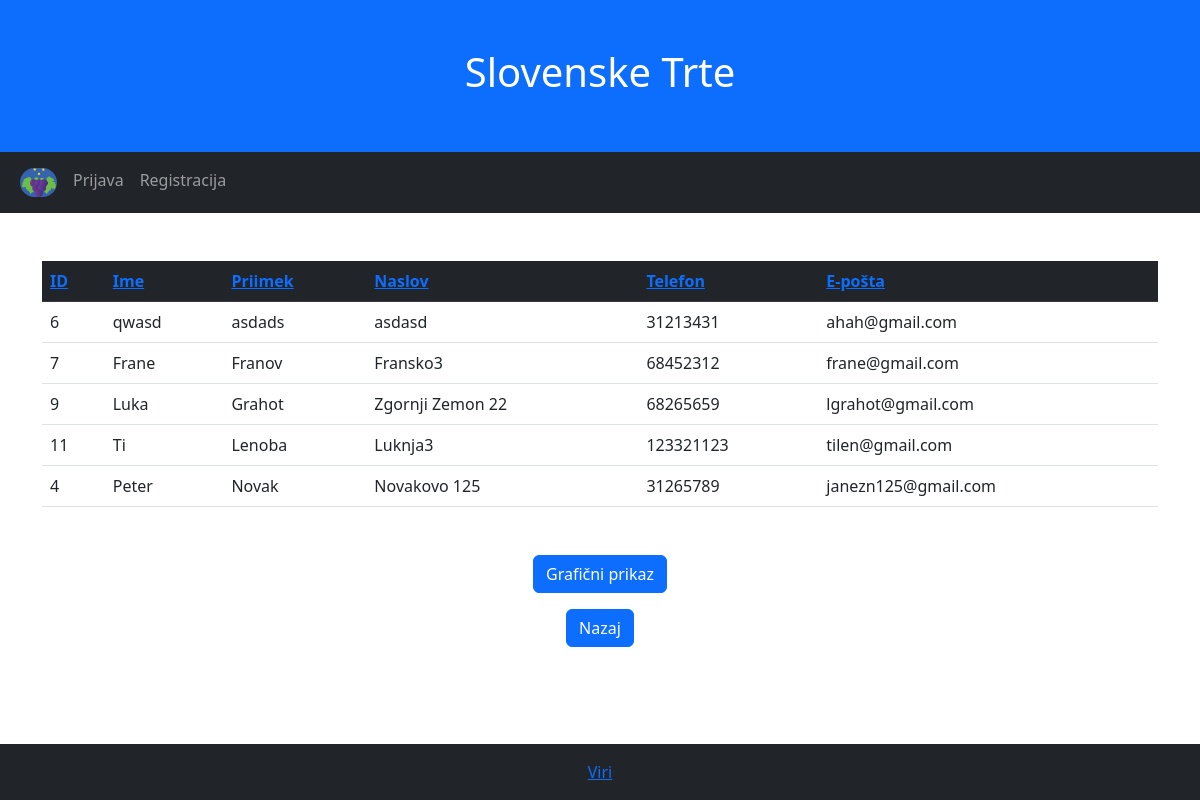
The app's page /vinogradniki.php?atribut=priimek&smer=ASC with its own data.
### tables this page shows
CREATE TABLE `vinogradnik` (
  `ID` int(5) NOT NULL,
  `ime` varchar(35) NOT NULL,
  `priimek` varchar(35) NOT NULL,
  `naslov` varchar(50) NOT NULL,
  `telefon` int(15) NOT NULL,
  `e_posta` varchar(50) NOT NULL,
  `uporabnisko_ime` varchar(50) NOT NULL,
  `geslo` varchar(50) NOT NULL
);

### vinogradniki.php (the view, shortened to what this page needs)
<?php
$conn = mysqli_connect('localhost', 'id21675710_trte', 'Trte123&', 'id21675710_slovensketrte');
$stmt = mysqli_prepare($conn, "SELECT ID, ime, priimek, naslov, telefon, e_posta FROM vinogradnik");
mysqli_stmt_execute($stmt);
$result = mysqli_stmt_get_result($stmt);
$atribut = isset($_GET['atribut']) ? $_GET['atribut'] : 'ID';
$smer = isset($_GET['smer']) ? $_GET['smer'] : 'ASC';
$data = array();
while ($row = mysqli_fetch_assoc($result)) {
  $data[] = $row;
}
usort($data, 'cmp');
?>
<!DOCTYPE html>
<html lang="en">
<head>
  <link href="https://cdn.jsdelivr.net/npm/bootstrap@5.2.3/dist/css/bootstrap.min.css" rel="stylesheet">
</head>
<body>
<div class="container-fluid p-5 bg-primary text-white text-center">
  <h1>Slovenske Trte</h1>
</div>
<nav class="navbar navbar-expand-sm bg-dark navbar-dark">
  <div class="container-fluid">
    <ul class="navbar-nav" id = "nav-items">
      <li class="nav-item">
        <a class="nav-link active" href="index.php">
        <img src="Slike/logo.png" alt="Avatar Logo" style="width:37px;" class="rounded-pill">
        </a>
      </li>
      <?php if(isset($_SESSION['vinogradnik_ID'])): ?>
      <li class="nav-item">
        <a class="nav-link" href="odjava.php">Odjava</a>
      </li>
      <?php else: ?>
      <li class="nav-item">
        <a class="nav-link" href="prijava.php">Prijava</a>
      </li>
      <li class="nav-item">
        <a class="nav-link" href="registracija.php">Registracija</a>
      </li>
      <?php endif; ?>
    </ul>
  </div>
</nav>
<div class="container mt-5">
  <table class="table">
    <thead class="table-dark">
      <tr>
        <th><a href="?atribut=ID&smer=<?php echo $atribut == 'ID' && $smer == 'ASC' ? 'DESC' : 'ASC'; ?>">ID</a></th>
        <th><a href="?atribut=ime&smer=<?php echo $atribut == 'ime' && $smer == 'ASC' ? 'DESC' : 'ASC'; ?>">Ime</a></th>
        <th><a href="?atribut=priimek&smer=<?php echo $atribut == 'priimek' && $smer == 'ASC' ? 'DESC' : 'ASC'; ?>">Priimek</a></th>
        <th><a href="?atribut=naslov&smer=<?php echo $atribut == 'naslov' && $smer == 'ASC' ? 'DESC' : 'ASC'; ?>">Naslov</a></th>
        <th><a href="?atribut=telefon&smer=<?php echo $atribut == 'telefon' && $smer == 'ASC' ? 'DESC' : 'ASC'; ?>">Telefon</a></th>
        <th><a href="?atribut=e_posta&smer=<?php echo $atribut == 'e_posta' && $smer == 'ASC' ? 'DESC' : 'ASC'; ?>">E-pošta</a></th>
      </tr>
    </thead>
    <tbody>
      <?php foreach ($data as $row){ ?>
            <tr>
                <td><?php echo $row['ID']; ?></td>
                <td><?php echo $row['ime']; ?></td>
                <td><?php echo $row['priimek']; ?></td>
                <td><?php echo $row['naslov']; ?></td>
                <td><?php echo $row['telefon']; ?></td>
                <td><?php echo $row['e_posta']; ?></td>
            </tr>
        <?php } ?>
    </tbody>
  </table>
</div>
<div class="container mt-5 text-center">
  <button id="graf" type="button" class="btn btn-primary" name="graf">Grafični prikaz</button>
</div>
<div class="container mt-3 mb-3 text-center">
  <button id="nazaj" class="btn btn-primary">Nazaj</button>
</div>
<div class="p-3 bg-dark text-white text-center fixed-bottom">
  <a href="viri.php">Viri</a>
</div>
</body>
</html>

### records on screen
vinogradnik: ID "6", ime "qwasd", priimek "asdads", naslov "asdasd", telefon "31213431", e_posta "ahah@gmail.com"
vinogradnik: ID "7", ime "Frane", priimek "Franov", naslov "Fransko3", telefon "68452312", e_posta "frane@gmail.com"
vinogradnik: ID "9", ime "Luka", priimek "Grahot", naslov "Zgornji Zemon 22", telefon "68265659", e_posta "lgrahot@gmail.com"
vinogradnik: ID "11", ime "Ti", priimek "Lenoba", naslov "Luknja3", telefon "123321123", e_posta "tilen@gmail.com"
vinogradnik: ID "4", ime "Peter", priimek "Novak", naslov "Novakovo 125", telefon "31265789", e_posta "janezn125@gmail.com"
